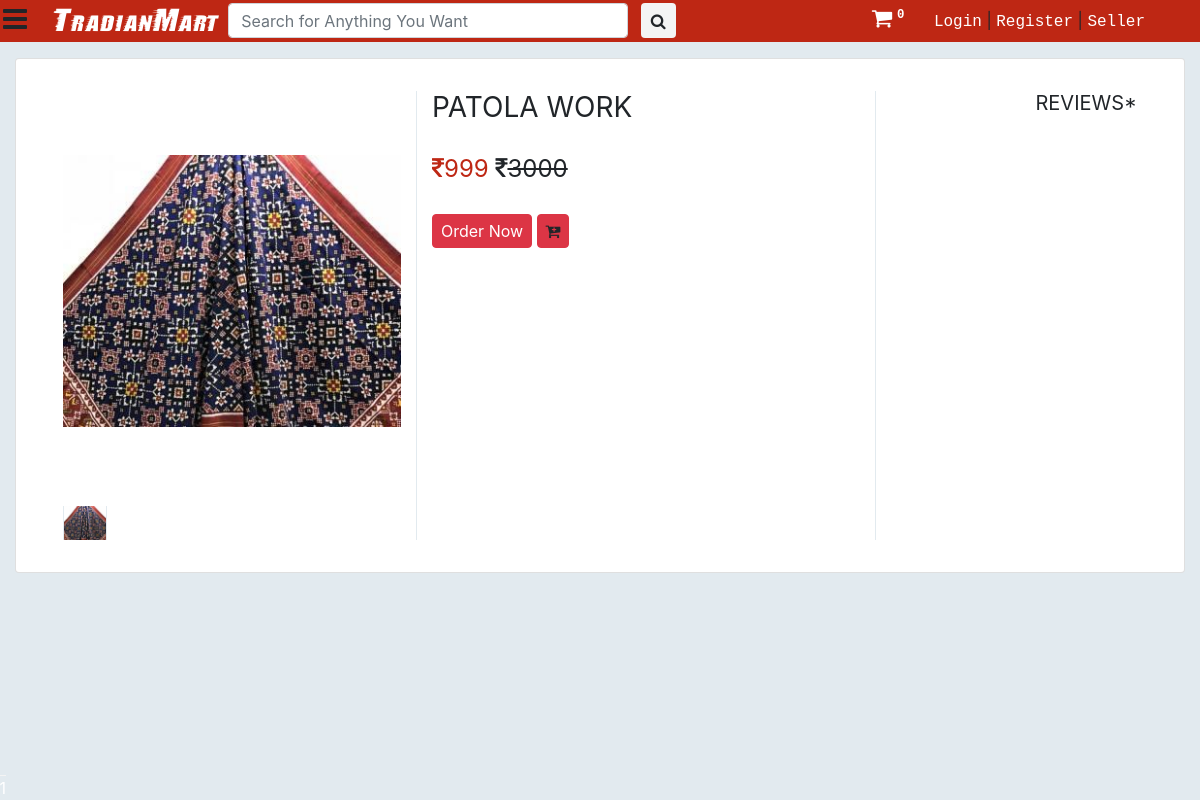
Screenshot of /product/50 with the database file from the repository.
### saler/models.py (models this page shows, shortened)
class Product(models.Model):
	GST_CHOICES = (("0",'0'),("3",'3'),("5",'5'),("12",'12'),("18",'18'),("28",'28'))
	product_id = models.BigAutoField(primary_key=True)
	product_id2 = models.CharField(max_length=100,default='')
	shop = models.ForeignKey(User, on_delete=models.CASCADE,default='')
	product_name = models.CharField(max_length=100)
	category = models.ForeignKey(category, default="", verbose_name="Category", on_delete=models.SET_DEFAULT, null=True)
	subcategory = models.CharField(max_length=50, default="")
	price = models.IntegerField(default=0)
	price_not = models.IntegerField(default=999)
	desc = models.TextField()
	gst = models.CharField(default='0',max_length=3,choices=GST_CHOICES)
	pub_date = models.DateField(auto_now=True)
	image1 = models.ImageField(upload_to='products/images', default="",null=True)
	image2 = models.ImageField(upload_to='products/images', default="",null=True,blank=True)
	image3 = models.ImageField(upload_to='products/images', default="",null=True,blank=True)
	image4 = models.ImageField(upload_to='products/images', default="",null=True,blank=True)
	image5 = models.ImageField(upload_to='products/images', default="",null=True,blank=True)

### main/views.py (the view)
# urls.py: path("product/<int:prod_id>", views.productView, name="ProductView"),
def productView(request, prod_id):
	if request.method == 'POST' and request.user.is_authenticated:
		prod = Product.objects.filter(product_id = prod_id).first()
		review = request.POST.get('review')
		ProductReview(user=request.user,product=prod,review=review).save()
		return redirect(f"/product/{prod_id}")
	prod = Product.objects.filter(product_id = prod_id).first()
	params = {
		'product':prod,
		'product_review': ProductReview.objects.filter(product = prod),
		'sizes':[item for item in ProductSize.objects.filter(product=Product.objects.filter(product_id = prod_id)[0])],
		'cart_element_no' : len([p for p in Cart.objects.all() if p.user == request.user]),
		'category':category.objects.all(),
	}
	return render(request, 'main/single.html', params)

### main/templatetags/app_tags.py (called while the page is built)
@register.filter(name='split')
def split(str, key):
    return str.split(key)

### saler/models.py (called while the page is built)
	def __str__(self):
		return f'{self.name}'

### main/templates/main/single.html (shortened to what this page needs)
{% extends 'main/base.html' %}
{% block main_body %}
{% load static %}
	<div class="container-fluid mt-3">
		<div class="card mt-0">
			<div class="container-fluid">
				<div class="wrapper row">
					<div class="preview col-md-4"style="">
						<div id="gallery">
							<div class="preview-pic tab-content">
							  <div class="tab-pane active" style="height: 400px; width: auto; display: flex;"><img src="{{product.image1.url}}"  alt="" id="main-img" style="max-height: 100%; max-width:100%; width: auto; margin: auto" /></div>
							</div>
							<ul class="preview-thumbnail nav nav-tabs">
							  <li class="active"><img src="{{product.image1.url}}" /></li>
							</ul>
						</div>
					</div>
					<div class="details col-md-5" style="border-left: solid 1px #e2eaef; border-right: solid 1px #e2eaef;">
						<h3 class="product-title">{{product.product_name}}</h3>
						<h4 class="price"><p><span class="item_price"><span><i class="fa fa-inr"
											aria-hidden="true"></i></span>{{product.price}}</span> <del><i class="fa fa-inr"
											aria-hidden="true"></i>{{product.price_not}}</del></p></h4>
            {% if sizes %}
						<h5 class="sizes">sizes:
              {% for me in sizes %}
							<span class="size" data-toggle="tooltip" title="small">{{me.size}}</span>
							{% endfor %}
						</h5>
						<!-- <h5 class="colors">colors:
							<span class="color orange"></span>
							<span class="color green"></span>
							<span class="color blue"></span>
						</h5> -->
						<div class="action">
              <div>
                    <a p_id="{{product.product_id}}" class="btn btn-primary oprbtn" id="ord{{product.product_id}}">Order Now</a>
                    <div id="ord{{product.product_id}}sizesof" style="display: none;">
                          <h6>Select any Size for Order Now</h6>
                          {% for me in sizes %}
                          <form method="GET" style="display: inline;" action="/order_now">
                            <input type="text" name="prod_id" value="{{product.product_id}}" style="display: none;">
                            <input type="size" name="prod_size" value="{{me.size}}" style="display: none;">
                            <button type="submit" class="btn btn-danger pt-1 pb-1 pr-2 pl-2">{{me.size}}</button>
                          </form>
                          {% endfor %}
                        </div>
                        <a p_id="{{product.product_id}}" class="btn btn-primary oprbtn"  style="padding: 5px 10px 5px 5px;" id="atc{{product.product_id}}">Add to Cart</a>
                        <div id="atc{{product.product_id}}sizesof" style="display: none;">
                          <h6>Select any Size for Add To Cart</h6>
                          {% for me in sizes %}
                          <a prod_id="{{product.product_id}}" class="btn btn-danger pt-1 pb-1 pr-2 pl-2 add_to_cart">{{me.size}}</a>
                          {% endfor %}
                        </div>
                  </div>
            </div>
            {% else %}
            <div style="display:inline">
                <form method="GET" style="display: inline;" action="/order_now">
                            <button type="submit" class="btn btn-danger pt-1 pb-1 pr-2 pl-2">Order Now</button>
                          </form>
                  <a prod_id="{{product.product_id}}" class="btn btn-danger pt-1 pb-1 pr-2 pl-2 add_to_cart"><i class="fa fa-cart-plus" aria-hidden="true"></i></a>
              </div>
            {% endif %}
					</div>
          <div class="col-md-3">
            <div class="float-right w-100">
              <h5 class="product-title float-right">Reviews*</h2>
              <div style="height: 400px; overflow-y: scroll;">
              </div>
            </div>
          </div>
				</div>
			</div>
		</div>
  </div>
{% endblock main_body %}

### main/static/main/css/style.css (style rules this page uses)
body a { text-decoration:none; transition:0.5s all; -webkit-transition:0.5s all; -moz-transition:0.5s all; -o-transition:0.5s all; -ms-transition:0.5s all; }
.active { left: 0; }

### main/templates/main/single.html (style rules this page uses)
body { background-color: #e2eaef; overflow-x: hidden; }
.tab-pane { width: 450px; height: auto; }
li img { border-left: solid 1px #e2eaef; border-right: solid 1px #e2eaef; }
.preview { display: -webkit-box; display: -webkit-flex; display: -ms-flexbox; display: flex; -webkit-box-orient: vertical; -webkit-box-direction: normal; -webkit-flex-direction: column; -ms-flex-direction: column; flex-direction: column; }
.preview-pic { -webkit-box-flex: 1; -webkit-flex-grow: 1; -ms-flex-positive: 1; flex-grow: 1; }
.preview-thumbnail.nav-tabs { border: none; margin-top: 15px; }
.preview-thumbnail.nav-tabs li { width: 13%; margin-right: 2.5%; }
.preview-thumbnail.nav-tabs li img { max-width: 100%; display: block; }
.preview-thumbnail.nav-tabs li:last-of-type { margin-right: 0; }
.tab-content { overflow: hidden; }
.tab-content img { width: 100%; -webkit-animation-name: opacity; animation-name: opacity; -webkit-animation-duration: .3s; animation-duration: .3s; }
.card { margin-top: 10px; background: #fff; padding: 2em; line-height: 1.5em; }
@media screen and (min-width: 997px) { .wrapper { display: -webkit-box; display: -webkit-flex; display: -ms-flexbox; display: flex; } }
.details { display: -webkit-box; display: -webkit-flex; display: -ms-flexbox; display: flex; -webkit-box-orient: vertical; -webkit-box-direction: normal; -webkit-flex-direction: column; -ms-flex-direction: column; flex-direction: column; }
.product-title, .price, .sizes, .colors { text-transform: UPPERCASE; font-weight: normal; }
.checked, .price span { color: #be2714; }
.product-title, .rating, .product-description, .price, .vote, .sizes { margin-bottom: 15px; }
.product-title { margin-top: 0; }
#gallery li { display: inline; margin-right: 3px; }
#gallery #main-img { background: url(https://cdn.pixabay.com/photo/2015/04/23/22/00/tree-736885__340.jpg) no-repeat 0 0; }

### rows the page displays
Product: image1 (picture), product_name "PATOLA WORK", price "999", price_not "3000"

### other values shown
{{ cart_element_no }} "0"
